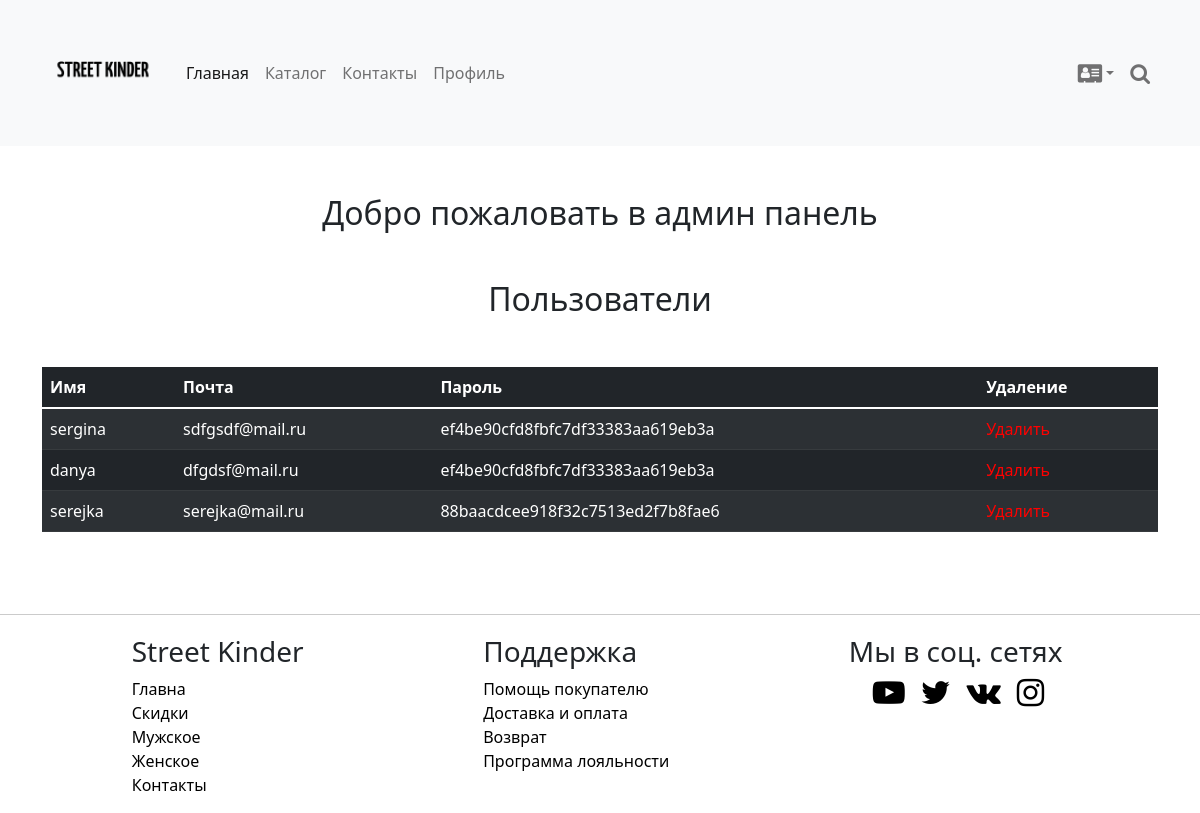
The app's page /pages/profile.php with its own data.
### tables this page shows
CREATE TABLE `users` (
  `id` int(11) NOT NULL,
  `login` varchar(255) NOT NULL,
  `email` varchar(255) NOT NULL,
  `pass` varchar(255) NOT NULL,
  `address` varchar(255) NOT NULL,
  `role` varchar(255) NOT NULL
);

### pages/profile.php (the view, shortened to what this page needs)
<!DOCTYPE html>
<html lang="ru">
<head>
    <link href="https://cdn.jsdelivr.net/npm/bootstrap@5.1.3/dist/css/bootstrap.min.css" rel="stylesheet">
    <link rel="stylesheet" href="../fonts/font-awesome-4.7.0/css/font-awesome.min.css">
    <link rel="stylesheet" href="../css/style.css">
</head>
<body>
    <header>
        <nav class="navbar navbar-expand-lg navbar-light bg-light navigation">
        <div class="container">
            <a class="navbar-brand" href="../index.php"><img class="logo" src="../image/logo.png" alt="logotip"></a>
            <div class="collapse navbar-collapse" id="navbarNavDropdown">
                <ul class="navbar-nav">
                    <li class="nav-item">
                    <a class="nav-link active" aria-current="page" href="../index.php">Главная</a>
                    </li>
                    <li class="nav-item">
                    <a class="nav-link" href="catalog.php">Каталог</a>
                    </li>
                    <li class="nav-item">
                    <a class="nav-link" href="contact.php">Контакты</a>
                    </li>
                    <li class="nav-item">
                    <a class="nav-link" href="../pages/profile.php">Профиль</a>
                      </li>
                </ul>
                <ul class="navbar-nav ms-auto mb-2 mb-lg-0">
					<li class="nav-item dropdown">
						<a class="nav-link dropdown-toggle" data-bs-toggle="dropdown" href="#"><i class="fa fa-address-card fa-lg" aria-hidden="true"></i></a>
					</li>
					<li class="nav-item">
						<a class="nav-link" href="#"><i class="fa fa-search fa-lg" aria-hidden="true"></i></a>
					</li>
				</ul>
            </div>
        </div>
        </nav>
    </header>
    <main>
        <div class="wrapper container">
		<?php  if($_COOKIE['role']== 'user'): ?>
            <h2 class="my-5">Добро, пожаловать в личный кабинет</h2>
            <div class="my-5 p-3 d-flex justify-content-start">
                <div class="card p-3">
                    <div class=" image d-flex flex-column justify-content-center align-items-center"> <button class="btn btn-secondary"> <img src="https://i.imgur.com/wvxPV9S.png" height="100" width="100" />
                        </button> <span class="name mt-3"></span>
                            <div class=" d-flex mt-2"> <button class="btn1 btn-dark">Мои заказы</button> </div>
                    </div>
                </div>
                <div class="d-flex flex-column mx-4">
                    <p class="fw-bold">Ваш логин:  <?php echo $_COOKIE['user']?></p>
                    <p class="fw-bold">Ваш email:  <?php echo $_COOKIE['email']?></p>
                </div>
            </div>
        </div>
		<?php  else: ?>
				<h2 class='text-center my-5'>Добро пожаловать в админ панель</h2>
				<table class="table table-dark table-striped">
					<h2 class='text-center my-5'>Пользователи</h2>
				<thead>
					<tr>
                        <th scope="col">Имя</th>
                        <th scope="col">Почта</th>
                        <th scope="col">Пароль</th>
                        <th scope="col">Удаление</th>
					</tr>
				</thead>
				<tbody>
				<?php
					 $mysql = new mysqli('localhost','root','root','streetkinder');
					 $result = $mysql->query("SELECT * FROM `users` WHERE `role`='user' ");
					 while($row=$result->fetch_assoc()):
				?>
					<tr>
                        <td><?= $row['login']?></td>
                        <td><?= $row['email']?></td>
                        <td><?= $row['pass']?></td>
                        <td><a style="color: red;" href="../pages/profile.php?id=<?=$row['id']?>">Удалить</a></td>
					</tr>
				<?php endwhile; ?>
				</tbody>
				</table>
			<?php endif; ?>
	</main>
        <hr class="hr-line">
        <footer class="container">
        <div class="footer_flex d-flex justify-content-around my-3">
            <div class="footer_block_first d-flex flex-column">
                <h3>Street Kinder</h3>
                <a href="#">Главна</a>
                <a href="#">Скидки</a>
                <a href="#">Мужское</a>
                <a href="#">Женское</a>
                <a href="#">Контакты</a>
            </div>
            <div class="footer_block_second d-flex flex-column">
                <h3>Поддержка</h3>
                <a href="#">Помощь покупателю</a>
                <a href="#">Доставка и оплата</a>
                <a href="#">Возврат</a>
                <a href="#">Программа лояльности</a>
            </div>
            <div class="footer_block_third d-flex flex-column">
                <h3>Мы в соц. сетях</h3>
                <div class="social d-flex jusify-content-center mx-3">
                    <a href="#"><i class="fa fa-youtube-play mx-2 fa-2x" aria-hidden="true"></i></a>
                    <a href="#"><i class="fa fa-twitter mx-2 fa-2x" aria-hidden="true"></i></a>
                    <a href="#"><i class="fa fa-vk mx-2 fa-2x" aria-hidden="true"></i></a>
                    <a href="#"><i class="fa fa-instagram mx-2 fa-2x" aria-hidden="true"></i></a>
                </div>
            </div>
        </div>
    </footer>
</body>
</html>

### css/style.css (style rules this page uses)
* { margin: 0; padding: 0; }
img { height: auto; max-width: 100%; }
.logo { height: 120px; }
a { color: black; text-decoration: none; }
.hr-line { margin: 20px 0; padding: 0; height: 0; border: none; border-top: 1px solid #333; }
main { min-height: calc(60vh - 80px); }

### records on screen
users: login "sergina", email "sdfgsdf@mail.ru", pass "ef4be90cfd8fbfc7df33383aa619eb3a"
users: login "danya", email "dfgdsf@mail.ru", pass "ef4be90cfd8fbfc7df33383aa619eb3a"
users: login "serejka", email "serejka@mail.ru", pass "88baacdcee918f32c7513ed2f7b8fae6"
